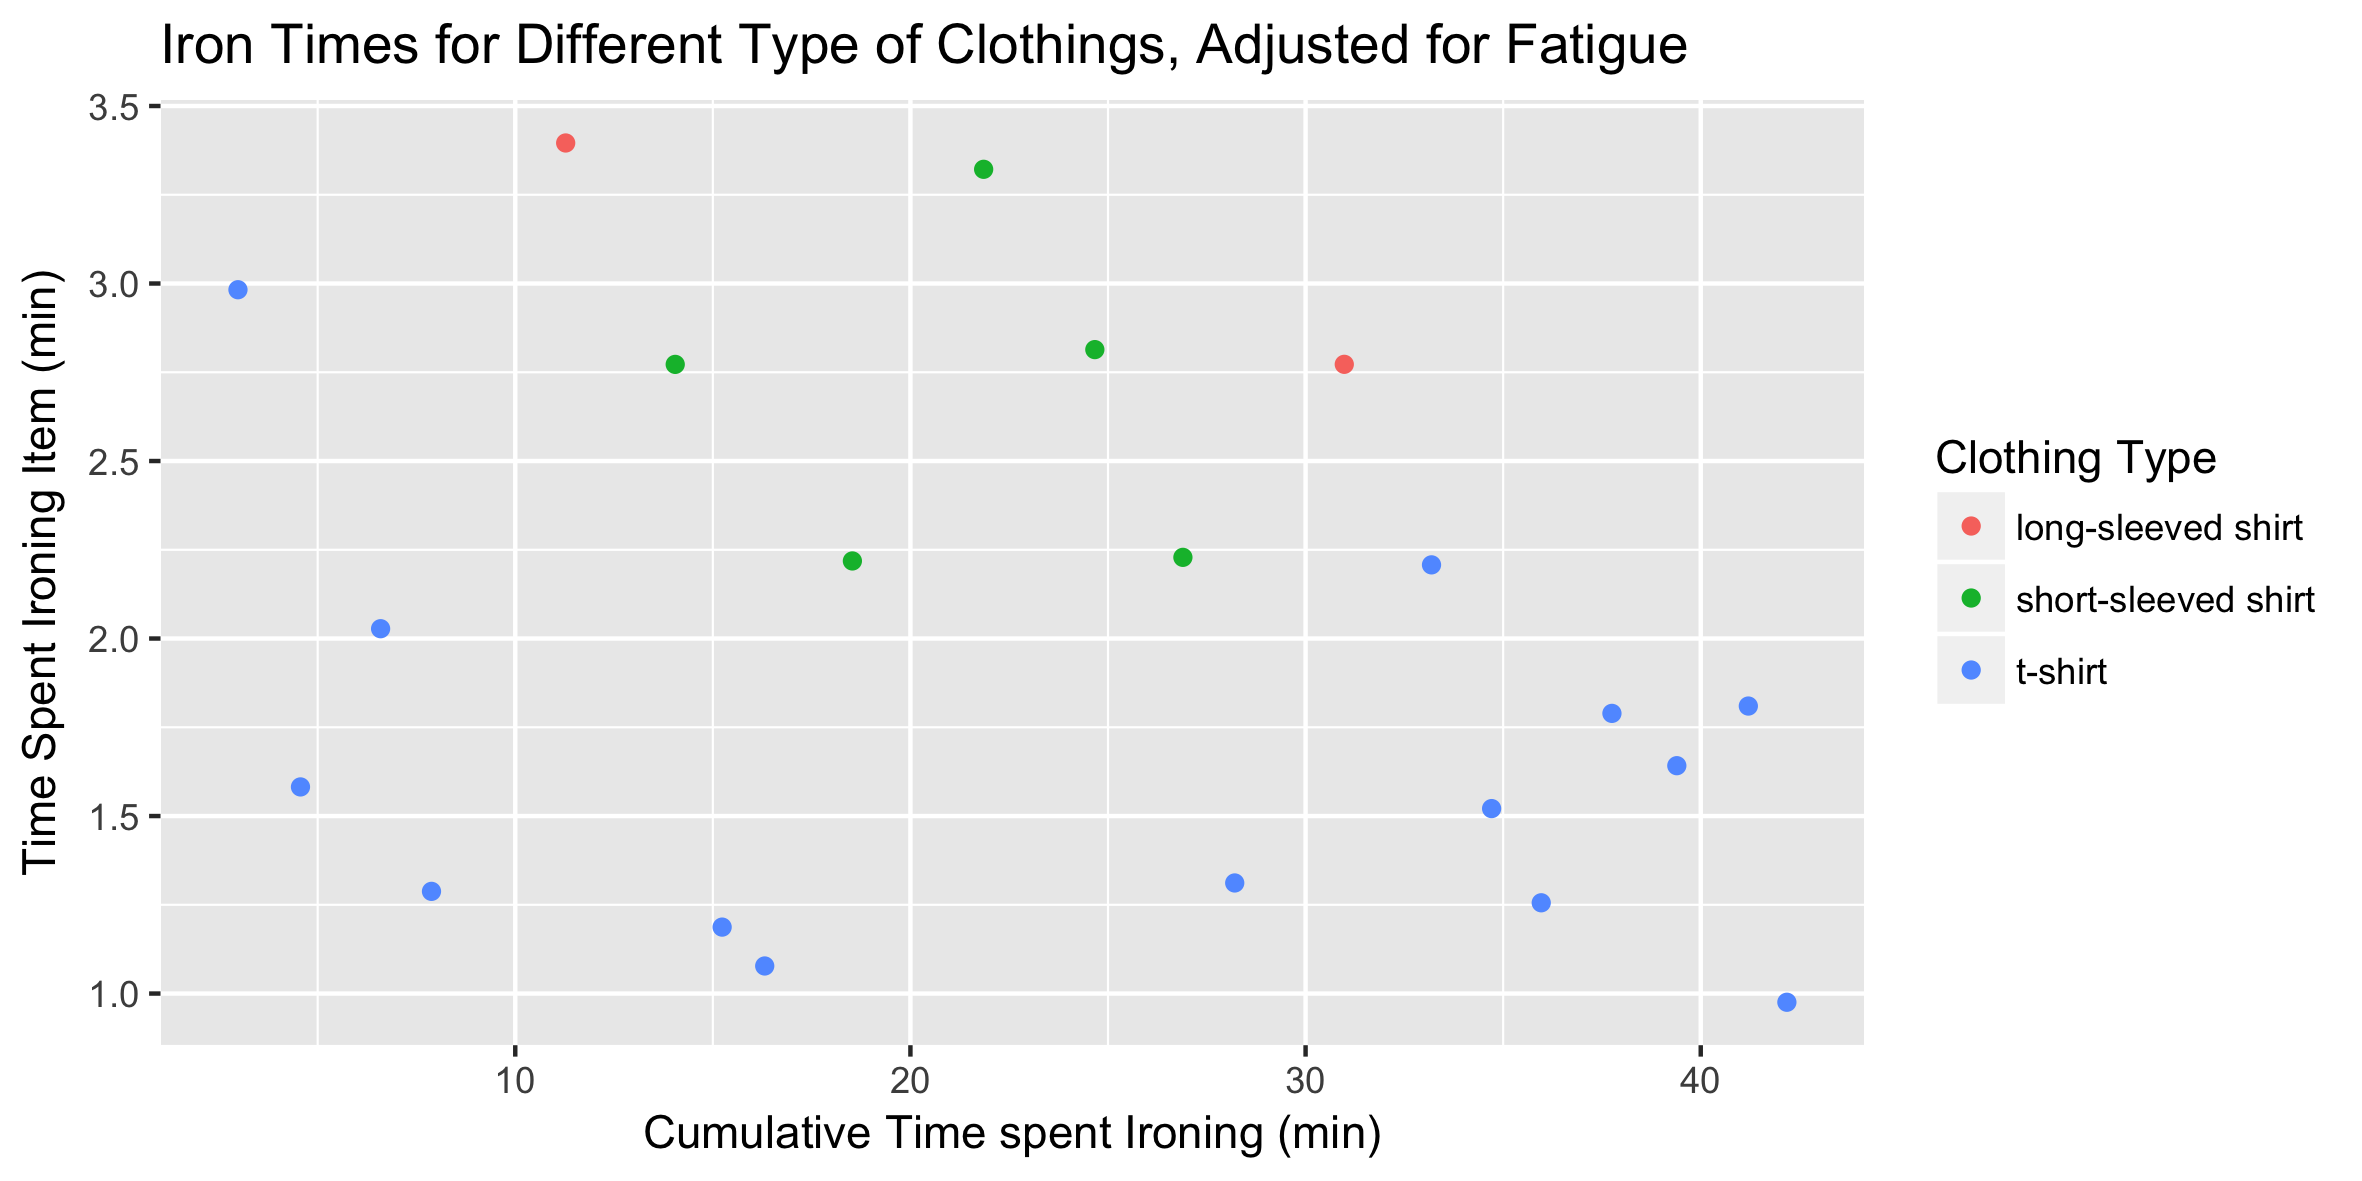

Generate this figure with R:
library(dplyr)
library(ggplot2)

iron_times = read.csv('iron_times.csv', row.names = 'item') %>%
	mutate(s = min+sec/60,
		   cumulative_s = cumsum(s))
lm1 = lm(s ~ clothing_type + cumulative_s, data=iron_times)
summary(lm1)

p_iron_times = ggplot(iron_times) +
	geom_point(aes(x=cumulative_s,y=s,col=clothing_type)) +
	# geom_smooth(aes(x=cumulative_s,y=s,group=clothing_type), method=lm, formula=y~1) +
	labs(title='Iron Times for Different Type of Clothings, Adjusted for Fatigue',
		 x='Cumulative Time spent Ironing (min)', y='Time Spent Ironing Item (min)',
		 col='Clothing Type')
p_iron_times
ggsave('iron_times.png', plot = p_iron_times, width = 20, height = 10, scale = 1, units = 'cm')
